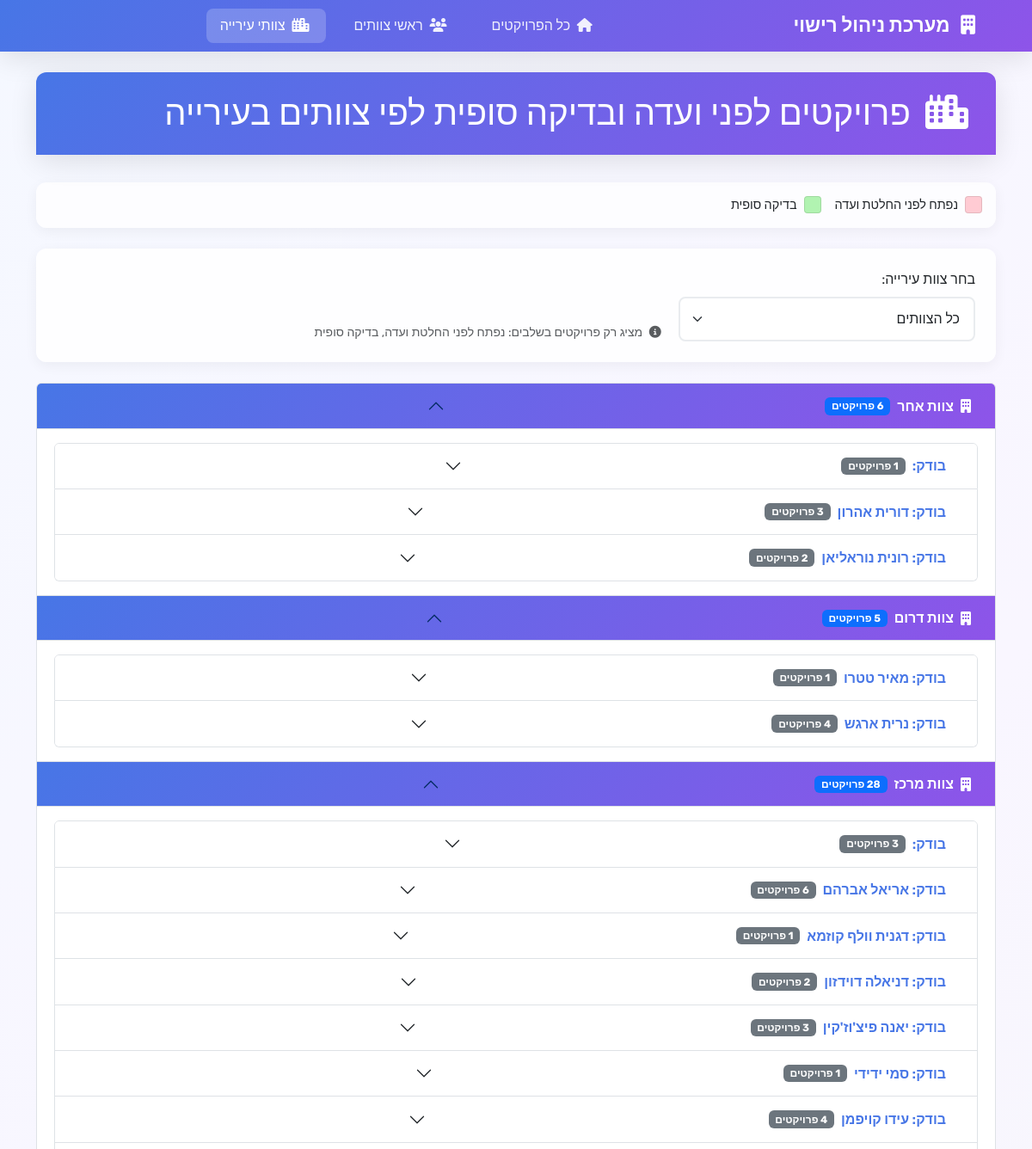
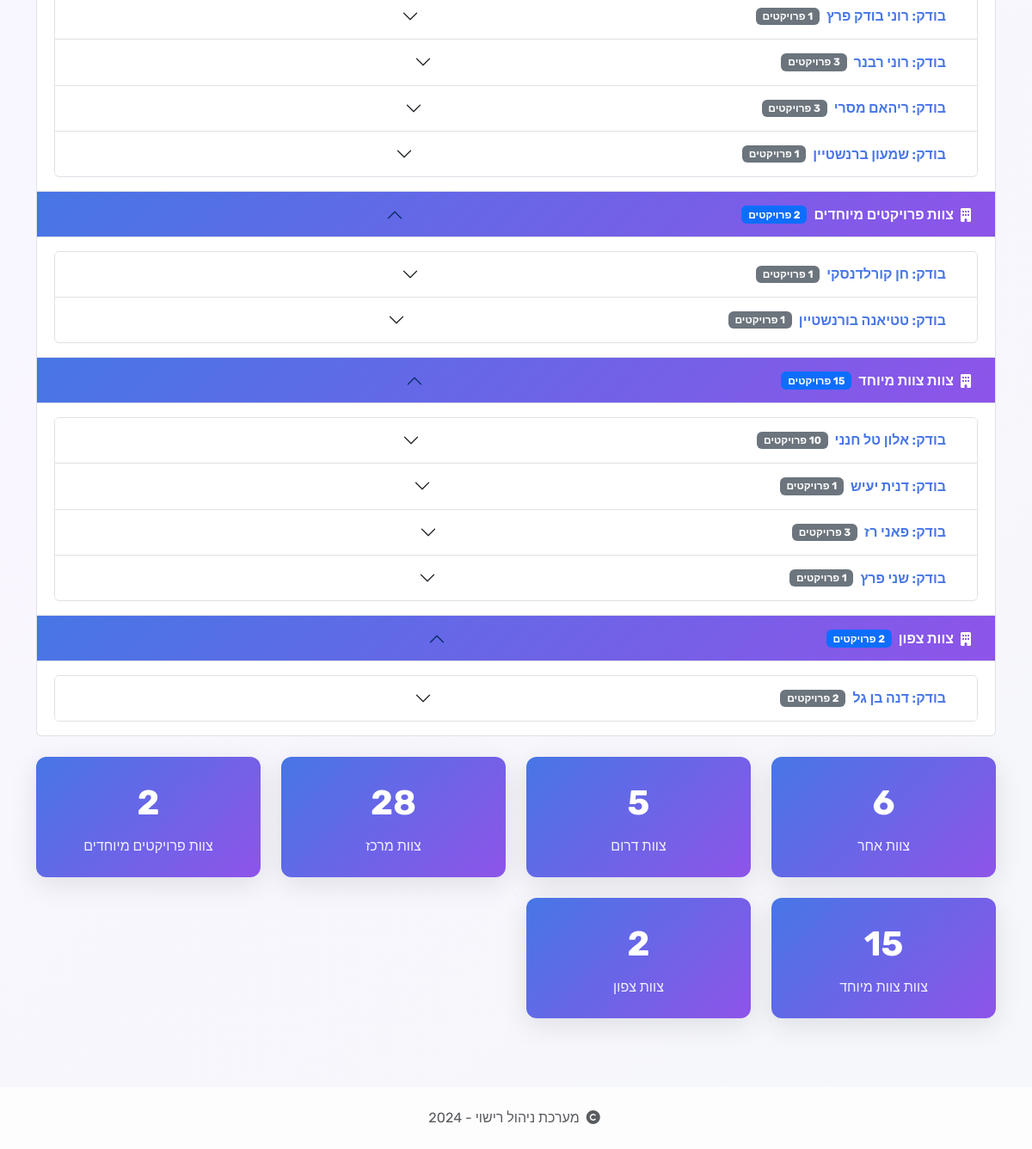
The page /city-teams on the database its author committed (2 pictures, top to bottom).
### tables this page shows
CREATE TABLE projects (
                id INTEGER PRIMARY KEY AUTOINCREMENT,
                project_name TEXT NOT NULL,
                request_number TEXT NOT NULL,
                date TEXT NOT NULL,
                team_leader TEXT NOT NULL,
                stage TEXT NOT NULL
            , request_date TEXT, opening_date TEXT, notes TEXT, licensing_engineer TEXT, request_types TEXT, engineer TEXT, info_file_number TEXT, status_date TEXT, management_company TEXT, entrepreneur_name TEXT, architect TEXT, city TEXT, city_team TEXT, committee_date TEXT, permit_validity_date TEXT, info_date_extension INTEGER DEFAULT 0, opening_date_extension INTEGER DEFAULT 0, status_date_extension INTEGER DEFAULT 0, committee_date_extension INTEGER DEFAULT 0, permit_validity_date_extension INTEGER DEFAULT 0);

### app.py (the view)
@app.route('/city-teams')
def city_teams():
    conn = get_db_connection()
    city_team_filter = request.args.get('city_team', '')
    relevant_stages = ["נפתח לפני החלטת ועדה", "בדיקה סופית"]
    query = """
        SELECT
            id, project_name, request_number, info_file_number,
            date, opening_date, status_date, committee_date, permit_validity_date,
            team_leader, stage, request_types, engineer, management_company,
            entrepreneur_name, architect, city, notes,
            info_date_extension, opening_date_extension, status_date_extension,
            committee_date_extension, permit_validity_date_extension, city_team
        FROM projects
        WHERE stage IN (?, ?)
    """
    params = relevant_stages.copy()
    if city_team_filter:
        query += " AND city_team = ?"
        params.append(city_team_filter)
    query += " ORDER BY city_team, engineer, stage, opening_date"
    projects = conn.execute(query, params).fetchall()
    projects_by_team = {}
    for project in projects:
        project_dict = dict(project)
        if project_dict.get('opening_date'):
            project_dict['formatted_opening_date'] = format_date_with_extension(
                project_dict['opening_date'],
                project_dict.get('opening_date_extension', 0),
                'opening'
            )
        if project_dict.get('committee_date'):
            project_dict['formatted_committee_date'] = format_date_with_extension(
                project_dict['committee_date'],
                project_dict.get('committee_date_extension', 0),
                'committee'
            )
        stage = project_dict.get('stage', '')
        if stage == "נפתח לפני החלטת ועדה":
            project_dict['row_color'] = "stage_committee"
        elif stage == "בדיקה סופית":
            project_dict['row_color'] = "stage_final"
        else:
            project_dict['row_color'] = ""
        team = project_dict.get('city_team', 'לא מוגדר')
        engineer = project_dict.get('engineer', 'לא מוגדר')
        if team not in projects_by_team:
            projects_by_team[team] = {}
        if engineer not in projects_by_team[team]:
            projects_by_team[team][engineer] = []
        projects_by_team[team][engineer].append(project_dict)
    conn.close()
    return render_template('city_teams.html',
                         projects_by_team=projects_by_team,
                         city_teams=CITY_TEAMS,
                         current_city_team=city_team_filter,
                         relevant_stages=relevant_stages)

### app.py (called while the page is built)
def get_db_connection():
    conn = sqlite3.connect(DATABASE_PATH)
    conn.row_factory = sqlite3.Row
    return conn

def calculate_base_date_by_type(original_date, field_type):
    if field_type == 'opening':
        business_target = calculate_business_days(original_date.strftime('%Y-%m-%d'), 45)
        return datetime.strptime(business_target, '%Y-%m-%d') if business_target else original_date + timedelta(days=180)
    elif field_type in ['info', 'committee']:
        return original_date + timedelta(days=730)
    elif field_type == 'permit':
        return original_date + timedelta(days=1095)
    else:
        return original_date + timedelta(days=180)

def format_base_date_by_type(original_date_str, field_type):
    if not original_date_str:
        return ""
    try:
        original_date = datetime.strptime(original_date_str, '%Y-%m-%d')
        base_date = calculate_base_date_by_type(original_date, field_type)
        if field_type == 'opening':
            business_target = calculate_business_days(original_date_str, 45)
            return f"{original_date_str}<br>(45 ימי עסקים: {business_target})"
        elif field_type in ['info', 'committee']:
            return f"{original_date_str}<br>(2 שנים: {base_date.strftime('%Y-%m-%d')})"
        elif field_type == 'permit':
            return f"{original_date_str}<br>(3 שנים: {base_date.strftime('%Y-%m-%d')})"
        else:
            return original_date_str
    except:
        return original_date_str

def get_base_description(field_type):
    if field_type == 'opening':
        return "45 ימי עסקים"
    elif field_type in ['info', 'committee']:
        return "2 שנים"
    elif field_type == 'permit':
        return "3 שנים"
    else:
        return "בסיס"

### templates/city_teams.html (shortened to what this page needs)
{% extends "base.html" %}
{% block content %}
<div class="row">
    <div class="col-12">
        <div class="card">
            <div class="card-header">
                <h1 class="mb-0">
                    <i class="fas fa-city me-2"></i>
                    פרויקטים לפני ועדה ובדיקה סופית לפי צוותים בעירייה
                </h1>
            </div>
        </div>
        <div class="status-legend">
            <div class="legend-item">
                <div class="legend-color" style="background-color: rgba(255, 182, 193, 0.7);"></div>
                <span>נפתח לפני החלטת ועדה</span>
            </div>
            <div class="legend-item">
                <div class="legend-color" style="background-color: rgba(144, 238, 144, 0.7);"></div>
                <span>בדיקה סופית</span>
            </div>
        </div>
        <div class="filter-section">
            <form method="GET" class="row g-3">
                <div class="col-md-4">
                    <label for="city_team" class="form-label">בחר צוות עירייה:</label>
                    <select class="form-select" name="city_team" id="city_team" onchange="this.form.submit()">
                        <option value="">כל הצוותים</option>
                    </select>
                </div>
                <div class="col-md-8">
                    <div class="d-flex align-items-end h-100">
                        <small class="text-muted">
                            <i class="fas fa-info-circle me-1"></i>
                            מציג רק פרויקטים בשלבים: {{ relevant_stages|join(', ') }}
                        </small>
                    </div>
                </div>
            </form>
        </div>
        <div class="accordion" id="cityTeamsAccordion">
            {% for city_team, engineers in projects_by_team.items() %}
            <div class="accordion-item">
                <h2 class="accordion-header" id="cityHeading{{ loop.index }}">
                    <button class="accordion-button {{ 'collapsed' if current_city_team and current_city_team != city_team }}"
                            type="button"
                            data-bs-toggle="collapse"
                            data-bs-target="#cityCollapse{{ loop.index }}"
                            aria-expanded="{{ 'true' if not current_city_team or current_city_team == city_team else 'false' }}"
                            aria-controls="cityCollapse{{ loop.index }}">
                        <i class="fas fa-building me-2"></i>
                        צוות {{ city_team }}
                        <span class="badge bg-primary ms-2">
                            {{ engineers.values() | map('length') | sum }} פרויקטים
                        </span>
                    </button>
                </h2>
                <div id="cityCollapse{{ loop.index }}"
                     class="accordion-collapse collapse {{ 'show' if not current_city_team or current_city_team == city_team }}"
                     aria-labelledby="cityHeading{{ loop.index }}"
                     data-bs-parent="#cityTeamsAccordion">
                    <div class="accordion-body">
                        <div class="accordion" id="engineersAccordion{{ loop.index }}">
                            {% for engineer, projects in engineers.items() %}
                            <div class="accordion-item">
                                <h3 class="accordion-header" id="engineerHeading{{ loop.index0 }}_{{ loop.index }}">
                                    <button class="accordion-button collapsed"
                                            type="button"
                                            data-bs-toggle="collapse"
                                            data-bs-target="#engineerCollapse{{ loop.index0 }}_{{ loop.index }}"
                                            aria-expanded="false"
                                            aria-controls="engineerCollapse{{ loop.index0 }}_{{ loop.index }}">
                                        בודק: {{ engineer }}
                                        <span class="badge bg-secondary ms-2">{{ projects|length }} פרויקטים</span>
                                    </button>
                                </h3>
                            </div>
                            {% endfor %}
                        </div>
                    </div>
                </div>
            </div>
            {% endfor %}
        </div>
        <div class="stats-grid mt-4">
            {% for city_team, engineers in projects_by_team.items() %}
            <div class="stat-card">
                <div class="stat-number">{{ engineers.values() | map('length') | sum }}</div>
                <div class="stat-label">צוות {{ city_team }}</div>
            </div>
            {% endfor %}
        </div>
    </div>
</div>
{% endblock %}

### templates/base.html (style rules this page uses)
:root { --primary-gradient: linear-gradient(135deg, #4776E6 0%, #8E54E9 100%); --primary-color: #4776E6; --secondary-color: #8E54E9; --bg-gradient: linear-gradient(135deg, #f5f8ff 0%, #f9f6ff 50%, #f5f7fa 100%); --card-shadow: 0 8px 32px rgba(0, 0, 0, 0.1); --border-radius: 12px; }
* { font-family: 'Rubik', -apple-system, BlinkMacSystemFont, 'Segoe UI', sans-serif; }
body { background: var(--bg-gradient); min-height: 100vh; direction: rtl; }
.card { border: none; border-radius: var(--border-radius); box-shadow: var(--card-shadow); backdrop-filter: blur(10px); background: rgba(255, 255, 255, 0.95); margin-bottom: 2rem; }
.card-header { background: var(--primary-gradient); color: white; border: none; border-radius: var(--border-radius) var(--border-radius) 0 0 !important; font-weight: 600; padding: 1.5rem; }
.form-control, .form-select { border: 2px solid #e9ecef; border-radius: 8px; padding: 0.75rem 1rem; transition: all 0.3s ease; }
.status-legend { display: flex; flex-wrap: wrap; gap: 1rem; margin-bottom: 1.5rem; padding: 1rem; background: rgba(255, 255, 255, 0.8); border-radius: var(--border-radius); box-shadow: 0 4px 15px rgba(0, 0, 0, 0.05); }
.legend-item { display: flex; align-items: center; gap: 0.5rem; font-size: 0.9rem; font-weight: 500; }
.legend-color { width: 20px; height: 20px; border-radius: 4px; border: 1px solid rgba(0, 0, 0, 0.1); }
.stats-grid { display: grid; grid-template-columns: repeat(auto-fit, minmax(250px, 1fr)); gap: 1.5rem; margin-bottom: 2rem; }
.stat-card { background: var(--primary-gradient); color: white; padding: 1.5rem; border-radius: var(--border-radius); text-align: center; box-shadow: var(--card-shadow); }
.stat-number { font-size: 2.5rem; font-weight: 700; margin-bottom: 0.5rem; }
.stat-label { font-size: 1rem; opacity: 0.9; }
.filter-section { background: rgba(255, 255, 255, 0.9); padding: 1.5rem; border-radius: var(--border-radius); margin-bottom: 1.5rem; box-shadow: 0 4px 15px rgba(0, 0, 0, 0.05); }
.accordion-button { background: rgba(255, 255, 255, 0.9); border: none; font-weight: 600; color: var(--primary-color); }
.accordion-button:not(.collapsed) { background: var(--primary-gradient); color: white; }

### rows shown on the page
projects: city_team "אחר", values|map "6"
projects: engineer "דורית אהרון"
projects: engineer "רונית נוראליאן"
projects: city_team "דרום", values|map "5", engineer "מאיר טטרו", projects "1"
projects: engineer "נרית ארגש"
projects: city_team "מרכז", values|map "28"
projects: engineer "אריאל אברהם"
projects: engineer "דגנית וולף קוזמא", projects "1"
projects: engineer "דניאלה דוידזון", projects "2"
projects: engineer "יאנה פיצ'וז'קין", projects "3"
projects: engineer "סמי ידידי", projects "1"
projects: engineer "עידו קויפמן", projects "4"
projects: engineer "רוני בודק פרץ", projects "1"
projects: engineer "רוני רבנר"
projects: engineer "ריהאם מסרי", projects "3"
projects: engineer "שמעון ברנשטיין", projects "1"
projects: city_team "פרויקטים מיוחדים", engineer "חן קורלדנסקי", projects "1", values|map "2"
projects: engineer "טטיאנה בורנשטיין", projects "1"
projects: city_team "צוות מיוחד", engineer "אלון טל חנני", values|map "15"
projects: engineer "דנית יעיש", projects "1"
projects: engineer "פאני רז", projects "3"
projects: engineer "שני פרץ"
projects: city_team "צפון", values|map "2", engineer "דנה בן גל"

### other values the page prints
{{ relevant_stages|join(', ') }} "נפתח לפני החלטת ועדה, בדיקה סופית"
